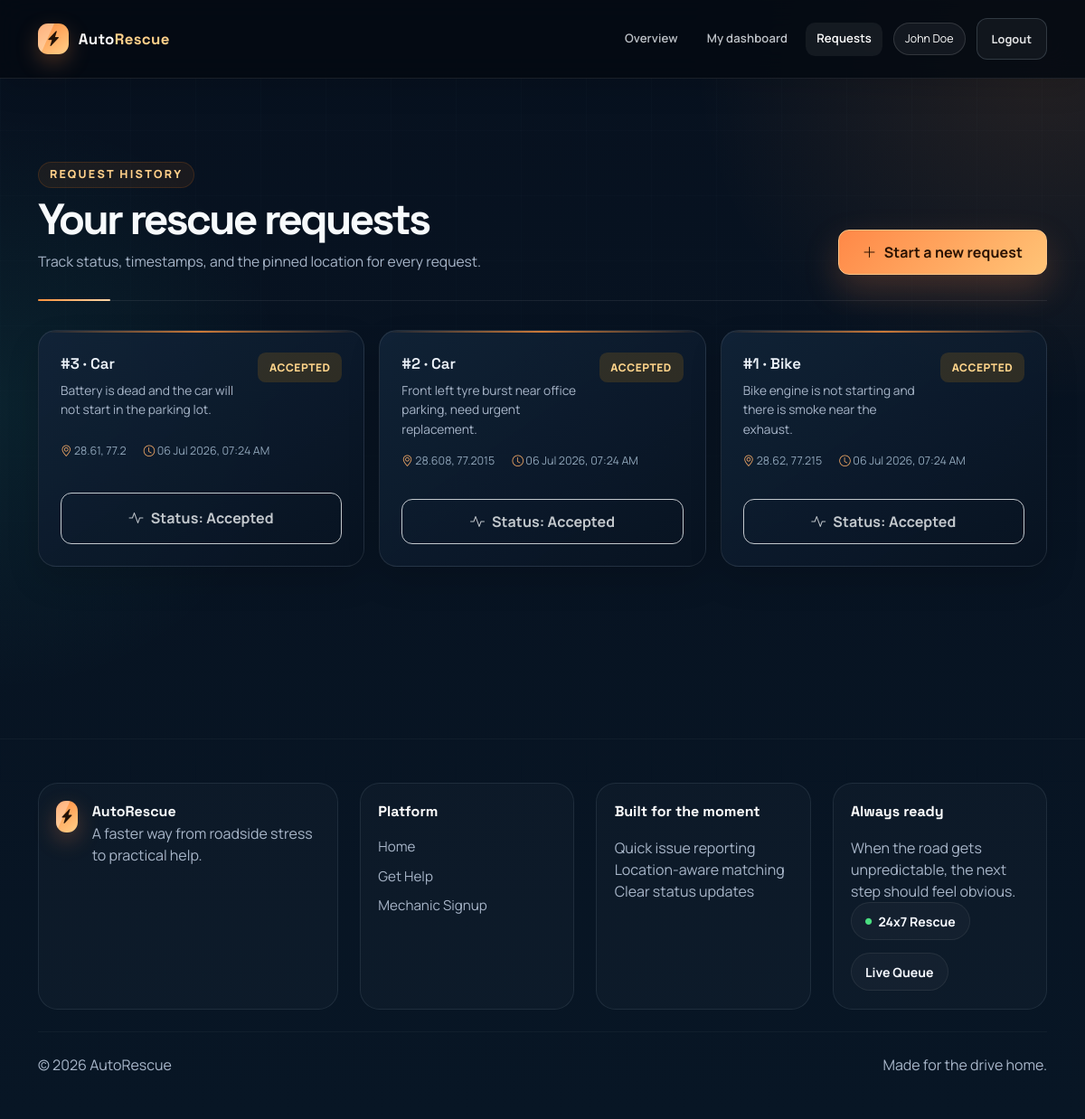
Screenshot of /view-requests (signed in) with the database file from the repository.
### models/users.py (models this page shows, shortened)
class User(db.Model):
    __tablename__ = "users"
    id = db.Column(db.Integer, primary_key=True)
    name = db.Column(db.String(100), nullable=False)
    email = db.Column(db.String(100), unique=True, nullable=False, index=True)
    mobile = db.Column(db.String(15), nullable=False)
    password = db.Column(db.String(255), nullable=False)
    role = db.Column(db.String(20), nullable=False, default='customer')
    created_at = db.Column(db.DateTime, default=datetime.utcnow)
    updated_at = db.Column(db.DateTime, default=datetime.utcnow, onupdate=datetime.utcnow)

### models/request.py (models this page shows, shortened)
class ServiceRequest(db.Model):
    __tablename__ = "service_requests"
    id = db.Column(db.Integer, primary_key=True)
    customer_id = db.Column(db.Integer, db.ForeignKey('users.id'), nullable=False, index=True)
    vehicle_type = db.Column(db.String(50), nullable=False)
    issue_type = db.Column(db.String(255), nullable=False)
    latitude = db.Column(db.Float, nullable=False)
    longitude = db.Column(db.Float, nullable=False)
    status = db.Column(db.String(20), default='Pending', index=True)
    created_at = db.Column(db.DateTime, default=datetime.utcnow)
    updated_at = db.Column(db.DateTime, default=datetime.utcnow, onupdate=datetime.utcnow)

### app.py (the view)
@app.route("/view-requests")
@login_required
def view_requests():
    user = get_current_user()
    if user.role == "customer":
        query = ServiceRequest.query.filter_by(customer_id=user.id)
    else:
        query = ServiceRequest.query
    requests = query.order_by(ServiceRequest.created_at.desc()).all()
    return render_template(
        "view_requests.html",
        user=user,
        requests=requests,
        can_accept=user.role == "mechanic",
    )

### app.py (called while the page is built)
@app.context_processor
def inject_layout_context():
    return {"current_year": datetime.utcnow().year}

def get_current_user():
    user_id = session.get("user_id")
    if not user_id:
        return None
    return db.session.get(User, user_id)

def login_required(view_func):
    @wraps(view_func)
    def wrapped_view(*args, **kwargs):
        user = get_current_user()
        if not user:
            session.clear()
            if wants_json_response():
                return json_error("Please log in to continue.", 401, redirect_url=url_for("login"))
            return redirect(url_for("login"))
        return view_func(*args, **kwargs)
    return wrapped_view

### templates/view_requests.html (shortened to what this page needs)
{% extends "base.html" %}
{% block body_class %}dashboard-page{% endblock %}
{% block content %}
<section class="section-space">
    <div class="container">
        <div class="page-heading">
            <div>
                <span class="eyebrow">Request history</span>
                <h1>{% if user.role == 'customer' %}Your rescue requests{% else %}All rescue requests{% endif %}</h1>
                <p>{% if can_accept %}Review the queue and take pending requests directly from this screen.{% else %}Track status, timestamps, and the pinned location for every request.{% endif %}</p>
            </div>
            {% if user.role == 'customer' %}
            <a href="{{ url_for('request_service') }}" class="btn btn-rescue-primary"><i class="bi bi-plus-lg"></i> Start a new request</a>
            {% endif %}
        </div>
        {% if requests %}
        <div class="request-grid">
            {% for request in requests %}
            <article class="job-card priority-{{ request.status|lower }}">
                <div class="job-card-top">
                    <div>
                        <div class="request-title">#{{ request.id }} &middot; {{ request.vehicle_type }}</div>
                        <p>{{ request.issue_type }}</p>
                    </div>
                    <span class="status-chip status-{{ request.status|lower }}">{{ request.status }}</span>
                </div>
                <div class="job-meta">
                    <span><i class="bi bi-geo-alt"></i> {{ request.latitude|round(4) }}, {{ request.longitude|round(4) }}</span>
                    <span><i class="bi bi-clock"></i> {{ request.created_at.strftime('%d %b %Y, %I:%M %p') if request.created_at else 'N/A' }}</span>
                </div>
                {% if can_accept and request.status == 'Pending' %}
                <button class="btn btn-premium w-100 mt-3" data-accept-request data-request-id="{{ request.id }}"><i class="bi bi-check2-circle"></i> Take this request</button>
                {% else %}
                <button class="btn btn-ghost w-100 mt-3" disabled><i class="bi bi-activity"></i> Status: {{ request.status }}</button>
                {% endif %}
            </article>
            {% endfor %}
        </div>
        {% else %}
        <div class="empty-state">
            <i class="bi bi-journal-x"></i>
            <h3>No requests found</h3>
            <p>Your next request will appear here with its latest status.</p>
        </div>
        {% endif %}
    </div>
</section>
{% endblock %}

### templates/base.html (shortened to what this page needs)
<!DOCTYPE html>
<html lang="en">
<head>
    <link href="https://cdn.jsdelivr.net/npm/bootstrap@5.3.3/dist/css/bootstrap.min.css" rel="stylesheet">
    <link rel="stylesheet" href="https://cdn.jsdelivr.net/npm/bootstrap-icons@1.11.3/font/bootstrap-icons.css">
    <link rel="stylesheet" href="{{ url_for('static', filename='css/style.css') }}">
</head>
<body class="{% block body_class %}{% endblock %}">
    {% include "includes/header.html" %}
    <main id="main-content" class="page-shell">
        {% block content %}{% endblock %}
    </main>
    {% include "includes/footer.html" %}
</body>
</html>

### templates/includes/header.html (shortened to what this page needs)
<nav class="topbar navbar navbar-expand-lg navbar-dark">
    <div class="container">
        <a class="navbar-brand brand-mark" href="{{ url_for('home') }}" aria-label="AutoRescue home">
            <span class="brand-badge"><i class="bi bi-lightning-charge-fill"></i></span>
            <span>Auto<span>Rescue</span></span>
        </a>
        <div class="collapse navbar-collapse" id="topNav">
            <ul class="navbar-nav ms-auto align-items-lg-center gap-lg-2">
                <li class="nav-item">
                    <a class="nav-link {% if request.endpoint == 'home' %}active{% endif %}" href="{{ url_for('home') }}">Overview</a>
                </li>
                {% if session.get('user_id') %}
                <li class="nav-item">
                    {% if session.get('user_role') == 'customer' %}
                    <a class="nav-link {% if request.endpoint == 'customer_dashboard' %}active{% endif %}" href="{{ url_for('customer_dashboard') }}">My dashboard</a>
                    {% elif session.get('user_role') == 'mechanic' %}
                    <a class="nav-link {% if request.endpoint in ['mechanic_dashboard', 'available_requests'] %}active{% endif %}" href="{{ url_for('mechanic_dashboard') }}">Dispatch board</a>
                    {% elif session.get('user_role') == 'admin' %}
                    <a class="nav-link {% if request.endpoint == 'admin_dashboard' %}active{% endif %}" href="{{ url_for('admin_dashboard') }}">Command center</a>
                    {% endif %}
                </li>
                <li class="nav-item">
                    <a class="nav-link {% if request.endpoint in ['view_requests', 'request_service', 'available_requests'] %}active{% endif %}" href="{{ url_for('view_requests') }}">Requests</a>
                </li>
                <li class="nav-item"><span class="user-pill">{{ session.get('user_name') }}</span></li>
                <li class="nav-item"><a class="btn btn-ghost nav-logout" href="{{ url_for('logout') }}">Logout</a></li>
                {% endif %}
            </ul>
        </div>
    </div>
</nav>

### templates/includes/footer.html
<footer class="site-footer">
    <div class="container">
        <div class="footer-grid">
            <div class="footer-panel footer-brand-panel">
                <div class="footer-brand-wrap">
                    <span class="brand-badge"><i class="bi bi-lightning-charge-fill"></i></span>
                    <div>
                        <div class="footer-brand">AutoRescue</div>
                        <div class="footer-copy">A faster way from roadside stress to practical help.</div>
                    </div>
                </div>
            </div>
            <div class="footer-panel">
                <div class="footer-title">Platform</div>
                <a class="footer-link" href="{{ url_for('home') }}">Home</a>
                <a class="footer-link" href="{{ url_for('register', role='customer') }}">Get Help</a>
                <a class="footer-link" href="{{ url_for('register', role='mechanic') }}">Mechanic Signup</a>
            </div>
            <div class="footer-panel">
                <div class="footer-title">Built for the moment</div>
                <div class="footer-copy">Quick issue reporting</div>
                <div class="footer-copy">Location-aware matching</div>
                <div class="footer-copy">Clear status updates</div>
            </div>
            <div class="footer-panel footer-meta">
                <div class="footer-title">Always ready</div>
                <div class="footer-copy">When the road gets unpredictable, the next step should feel obvious.</div>
                <div class="footer-socials">
                    <span class="footer-badge"><i class="bi bi-circle-fill"></i> 24x7 Rescue</span>
                    <span class="footer-badge">Live Queue</span>
                </div>
            </div>
        </div>
        <div class="footer-bottom">
            <div class="footer-copy">&copy; {{ current_year }} AutoRescue</div>
            <div class="footer-copy">Made for the drive home.</div>
        </div>
    </div>
</footer>

### rows the page displays
User: get "John Doe"
ServiceRequest: id "3", vehicle_type "Car", issue_type "Battery is dead and the car will not start in the parking lot.", status "ACCEPTED", latitude "28.61", longitude "77.2", created_at "06 Jul 2026, 07:24 AM", status "Accepted"
ServiceRequest: id "2", vehicle_type "Car", issue_type "Front left tyre burst near office parking, need urgent replacement.", status "ACCEPTED", latitude "28.608", longitude "77.2015", created_at "06 Jul 2026, 07:24 AM", status "Accepted"
ServiceRequest: id "1", vehicle_type "Bike", issue_type "Bike engine is not starting and there is smoke near the exhaust.", status "ACCEPTED", latitude "28.62", longitude "77.215", created_at "06 Jul 2026, 07:24 AM", status "Accepted"
